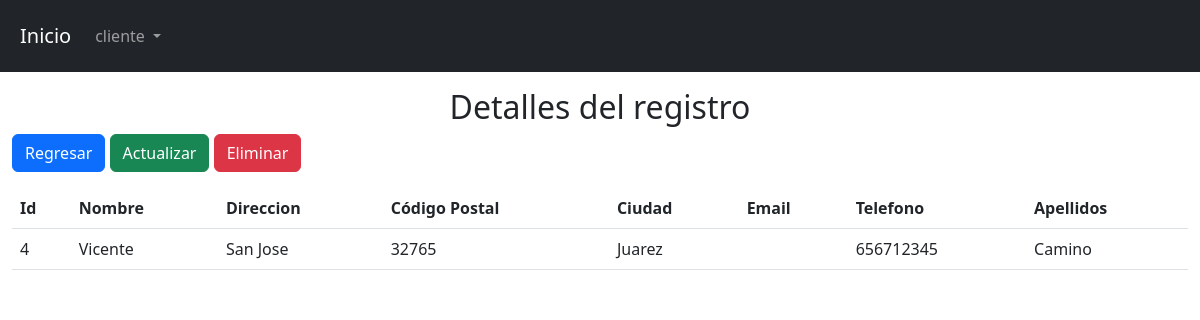
Page /view/cliente/show.php?id=4 on the committed database.
### tables this page shows
CREATE TABLE `tbl_cliente` (
  `id` int(11) NOT NULL,
  `nombre` varchar(100) NOT NULL,
  `direccion` varchar(100) NOT NULL,
  `cp` int(11) NOT NULL,
  `ciudad` varchar(100) NOT NULL,
  `e-mail` varchar(100) NOT NULL,
  `telefono` int(11) NOT NULL,
  `apellidos` varchar(100) NOT NULL
);

### config/db.php (called while the page is built)
<?php
    class db{
        private $host= "localhost";
        private $dbname="bd_mercado";
        private $client="root";
        private $password="";
        public function conexion(){
            try{
                $PDO = new PDO("mysql:host=".$this->host.";dbname=".$this->dbname,$this->client,$this->password);
                return $PDO;
            }catch(PDOException $e){
                return $e->getMessage();
            }
        }
    }
?>

### controller/clienteController.php (called while the page is built, shortened)
<?php
    class clienteController{
        private $model;
        public function __construct()
        {
            require_once("c://xampp/htdocs/proyecto/model/clienteModel.php");
            $this->model = new clienteModel();
        }
        public function show($id){
            return ($this->model->show($id) != false) ? $this->model->show($id) : header("Location:index.php");
        }
    }
?>

### model/clienteModel.php (called while the page is built, shortened)
<?php
    class clienteModel{
        private $PDO;
        public function __construct()
        {
            require_once("c://xampp/htdocs/proyecto/config/db.php");
            $con = new db();
            $this->PDO = $con->conexion();
        }
        public function show($id){
            $stament = $this->PDO->prepare("SELECT * FROM tbl_cliente where id = :id limit 1");
            $stament->bindParam(":id",$id);
            return ($stament->execute()) ? $stament->fetch() : false ;
        }
    }
?>

### view/cliente/show.php (the view, shortened to what this page needs)
<?php
    require_once("c://xampp/htdocs/proyecto/view/head/head.php");
    require_once("c://xampp/htdocs/proyecto/controller/clienteController.php");
    $obj = new clienteController();
    $date = $obj->show($_GET['id']);
?>
<h2 class="text-center">Detalles del registro</h2>
<div class="pb-3">
    <a href="index.php" class="btn btn-primary">Regresar</a>
    <a href="edit.php?id=<?= $date[0]?>" class="btn btn-success">Actualizar</a>
    <a class="btn btn-danger" data-bs-toggle="modal" data-bs-target="#exampleModal">Eliminar</a>
</div>
<table class="table container-fluid">
    <thead>
        <tr>
        <th scope="col">Id</th>
            <th scope="col">Nombre</th>
            <th scope="col">Direccion</th>
            <th scope="col">Código Postal</th>
            <th scope="col">Ciudad</th>
            <th scope="col">Email</th>
            <th scope="col">Telefono</th>
            <th scope="col">Apellidos</th>
        </tr>
    </thead>
    <tbody>
        <tr>
            <td scope="col"><?= $date["id"]?></td>
            <td scope="col"><?= $date["nombre"]?></td>
            <td scope="col"><?= $date["direccion"]?></td>
            <td scope="col"><?= $date["cp"]?></td>
            <td scope="col"><?= $date["ciudad"]?></td>
            <td scope="col"><?= $date["email"]?></td>
            <td scope="col"><?= $date["telefono"]?></td>
            <td scope="col"><?= $date["apellidos"]?></td>
        </tr>
    </tbody>
</table>
<?php
    require_once("c://xampp/htdocs/proyecto/view/head/footer.php");
?>

### rows in the picture
tbl_cliente: id "4", nombre "Vicente", direccion "San Jose", cp "32765", ciudad "Juarez", telefono "656712345", apellidos "Camino"
